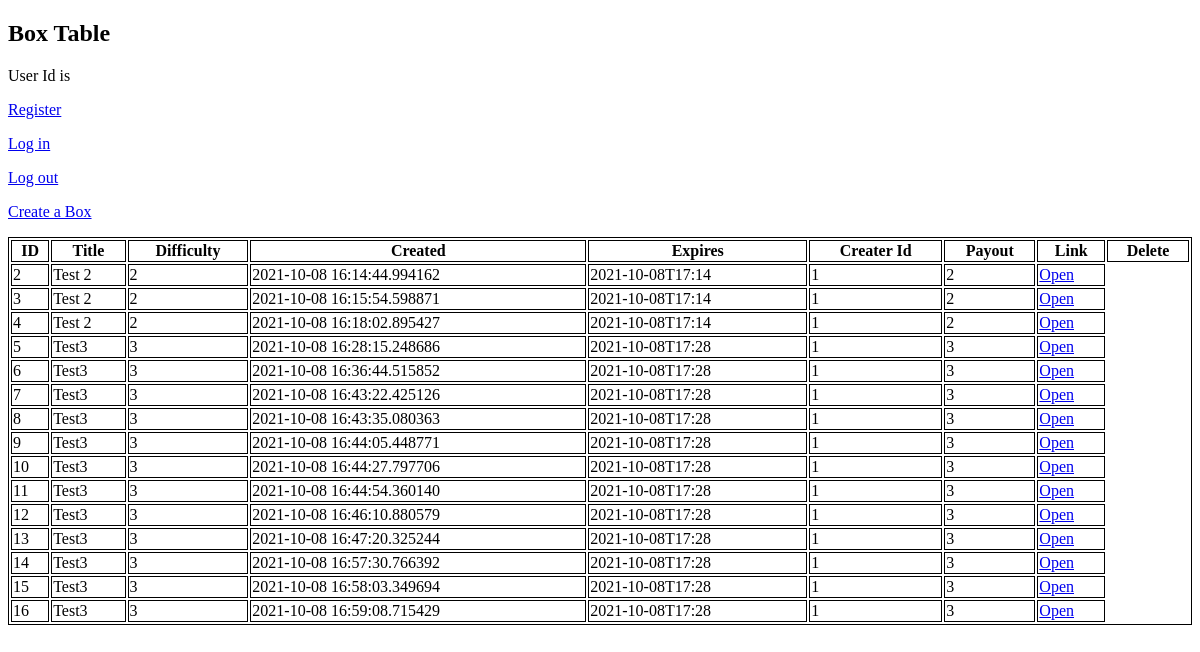
/table, run on an earlier commit of the app's database.
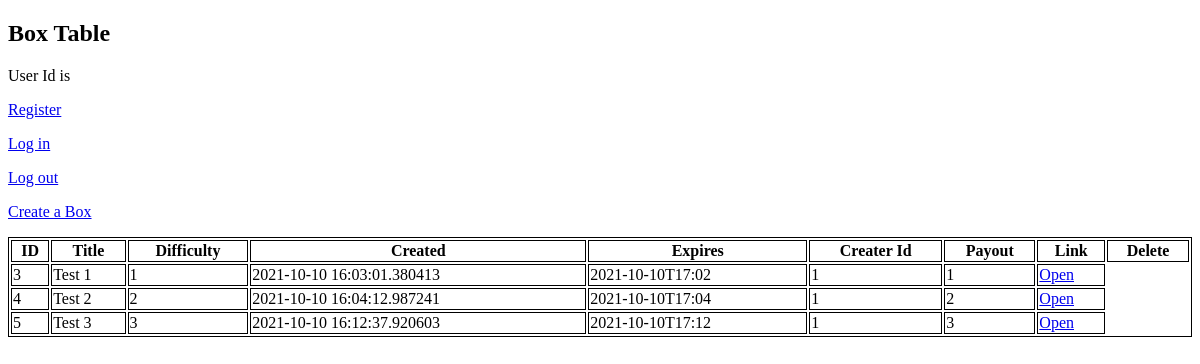
And on a later commit of the database.
### tables this page shows
CREATE TABLE contract (
  id INTEGER PRIMARY KEY AUTOINCREMENT,
  title TEXT NOT NULL,
  description TEXT,
  difficulty INTEGER NOT NULL,
  creation_date DATETIME NOT NULL,
  expiration_date DATETIME NOT NULL,
  creater_user_id INTEGER NOT NULL,
  payout INTEGER NOT NULL,
  test_filename TEXT NOT NULL,
  payment_id TEXT,
  payer_id TEXT,
  authorization_id TEXT
);

### flaskw/__init__.py (the view)
    @app.route('/table')
    def table():
        return render_template('table.html',
                               contracts=db.get_contracts(),
                               session=session)

### flaskw/db.py (called while the page is built)
def get_db():
    if 'db' not in g:
        g.db = sqlite3.connect(
            current_app.config['DATABASE'],
            detect_types=sqlite3.PARSE_DECLTYPES
        )
        g.db.row_factory = sqlite3.Row
    return g.db

def get_contracts():
    db = get_db()
    cursor = db.cursor()
    rows = cursor.execute('SELECT * FROM contract').fetchall()
    ret = list()
    for row in rows:
        ret.append(parse_row(cursor.description, row))
    return ret

def parse_row(description, row):
    ret_dict = dict()
    for column, value in zip(description, row):
        ret_dict[column[0]] = value
    return ret_dict

### flaskw/templates/table.html (shortened to what this page needs)
<!DOCTYPE html>
<html>
<body>
<h2>Box Table</h2>
<p>User Id is {{ session['user_id'] }}</p>
<p>
  <a href="{{url_for('register')}}">Register</a>
</p>
<p>
  <a href="{{url_for('login')}}">Log in</a>
</p>
<p>
  <a href="{{url_for('logout')}}">Log out</a>
</p>
<p>
  <a href="{{url_for('create')}}">Create a Box</a>
</p>
<table style="width:100%">
  <tr>
    <th>ID</th>
    <th>Title</th>
    <th>Difficulty</th>
    <th>Created</th>
    <th>Expires</th>
    <th>Creater Id</th>
    <th>Payout</th>
    <th>Link</th>
    <th>Delete</th>
  </tr>
{% for contract in contracts %}
  <tr>
    <td>{{ contract['id'] }}</td>
    <td>{{ contract['title'] }}</td>
    <td>{{ contract['difficulty'] }}</td>
    <td>{{ contract['creation_date'] }}</td>
    <td>{{ contract['expiration_date'] }}</td>
    <td>{{ contract['creater_user_id'] }}</td>
    <td>{{ contract['payout'] }}</td>
    <td><a href="{{url_for('viewContract', id=contract['id'])}}">Open</a></td>
  </tr>
{% endfor %}
</table>
</body>
</html>

### flaskw/templates/table.html (style rules this page uses)
table, th, td { border:1px solid black; }

What changed in the data, as far as the page shows it:
removed contract: id "2", title "Test 2", difficulty "2", creation_date "2021-10-08 16:14:44.994162", expiration_date "2021-10-08T17:14", creater_user_id "1", payout "2"
removed contract: id "6", title "Test3", difficulty "3", creation_date "2021-10-08 16:36:44.515852", expiration_date "2021-10-08T17:28", creater_user_id "1", payout "3"
removed contract: id "7", title "Test3", difficulty "3", creation_date "2021-10-08 16:43:22.425126", expiration_date "2021-10-08T17:28", creater_user_id "1", payout "3"
removed contract: id "8", title "Test3", difficulty "3", creation_date "2021-10-08 16:43:35.080363", expiration_date "2021-10-08T17:28", creater_user_id "1", payout "3"
removed contract: id "9", title "Test3", difficulty "3", creation_date "2021-10-08 16:44:05.448771", expiration_date "2021-10-08T17:28", creater_user_id "1", payout "3"
removed contract: id "10", title "Test3", difficulty "3", creation_date "2021-10-08 16:44:27.797706", expiration_date "2021-10-08T17:28", creater_user_id "1", payout "3"
removed contract: id "11", title "Test3", difficulty "3", creation_date "2021-10-08 16:44:54.360140", expiration_date "2021-10-08T17:28", creater_user_id "1", payout "3"
removed contract: id "12", title "Test3", difficulty "3", creation_date "2021-10-08 16:46:10.880579", expiration_date "2021-10-08T17:28", creater_user_id "1", payout "3"
removed contract: id "13", title "Test3", difficulty "3", creation_date "2021-10-08 16:47:20.325244", expiration_date "2021-10-08T17:28", creater_user_id "1", payout "3"
removed contract: id "14", title "Test3", difficulty "3", creation_date "2021-10-08 16:57:30.766392", expiration_date "2021-10-08T17:28", creater_user_id "1", payout "3"
removed contract: id "15", title "Test3", difficulty "3", creation_date "2021-10-08 16:58:03.349694", expiration_date "2021-10-08T17:28", creater_user_id "1", payout "3"
removed contract: id "16", title "Test3", difficulty "3", creation_date "2021-10-08 16:59:08.715429", expiration_date "2021-10-08T17:28", creater_user_id "1", payout "3"
changed contract id 3: title "Test 2" → "Test 1"; difficulty "2" → "1"; creation_date "2021-10-08 16:15:54.598871" → "2021-10-10 16:03:01.380413"; expiration_date "2021-10-08T17:14" → "2021-10-10T17:02"; payout "2" → "1"
changed contract "Test 2": creation_date "2021-10-08 16:18:02.895427" → "2021-10-10 16:04:12.987241"; expiration_date "2021-10-08T17:14" → "2021-10-10T17:04"
changed contract id 5: title "Test3" → "Test 3"; creation_date "2021-10-08 16:28:15.248686" → "2021-10-10 16:12:37.920603"; expiration_date "2021-10-08T17:28" → "2021-10-10T17:12"
